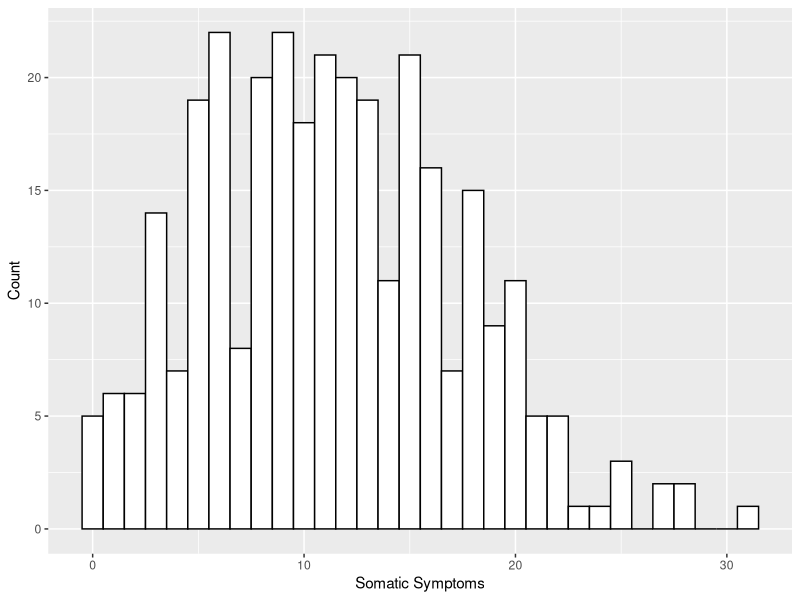
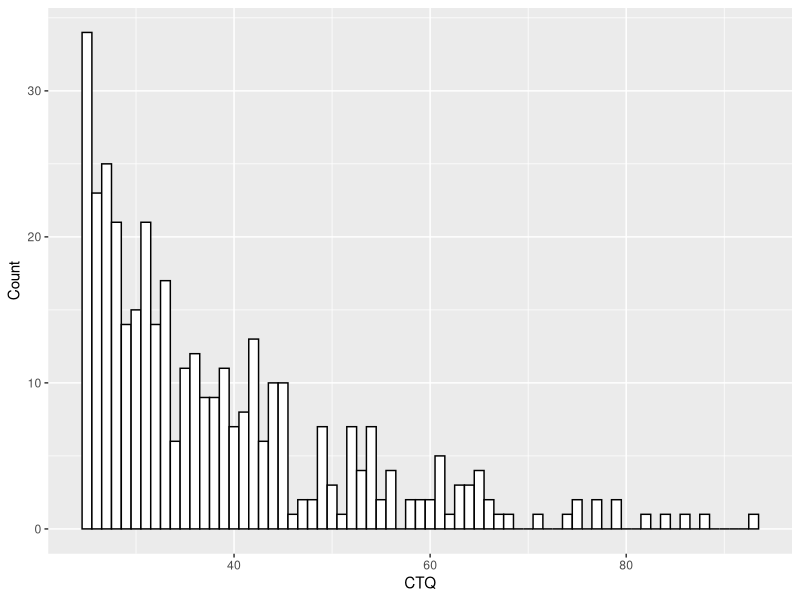
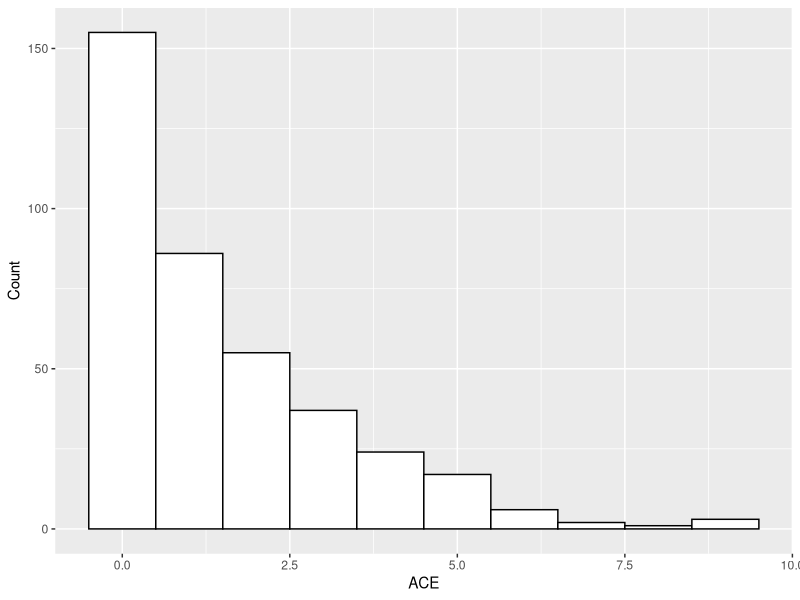
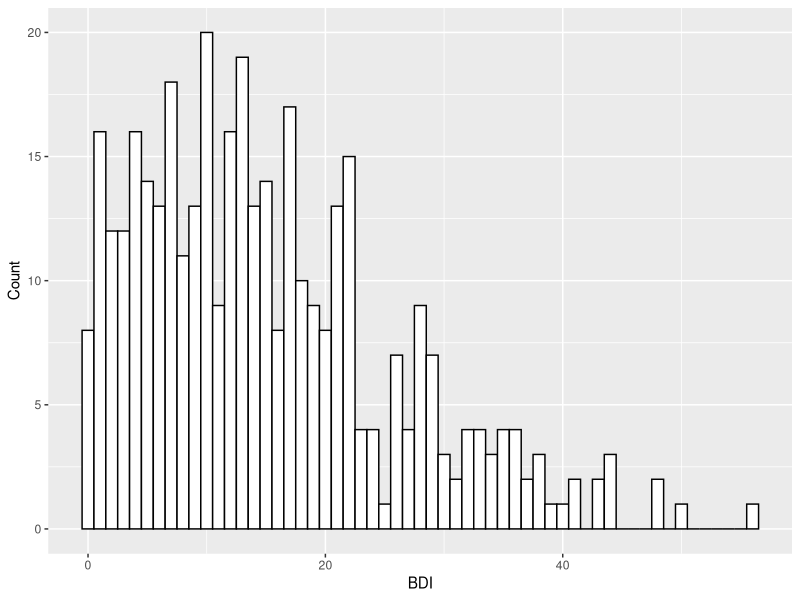
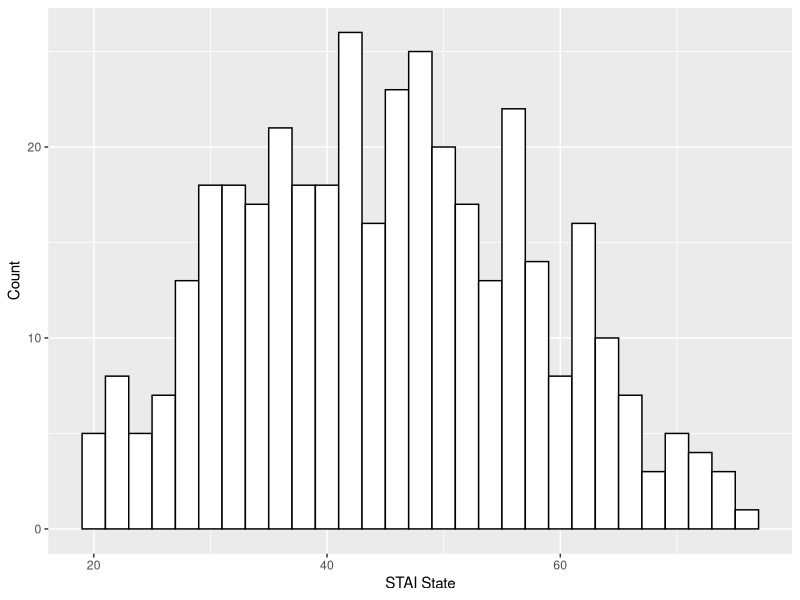
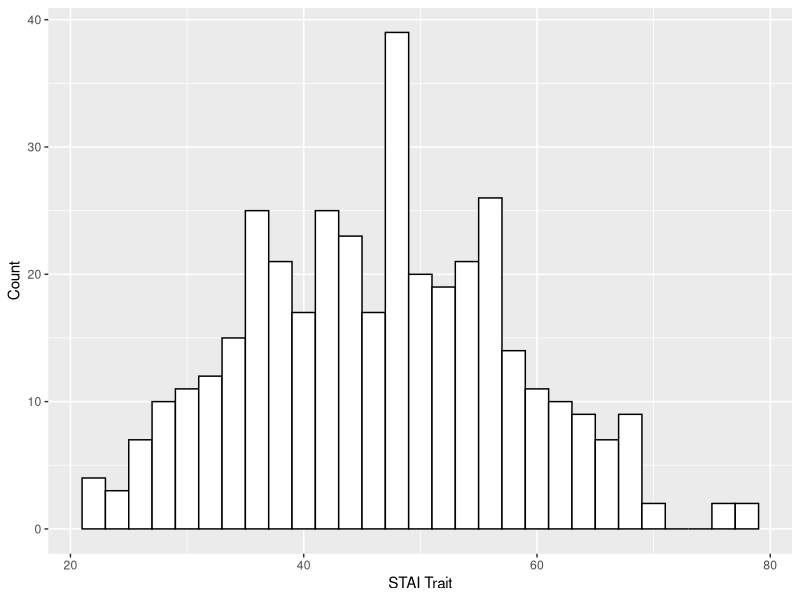
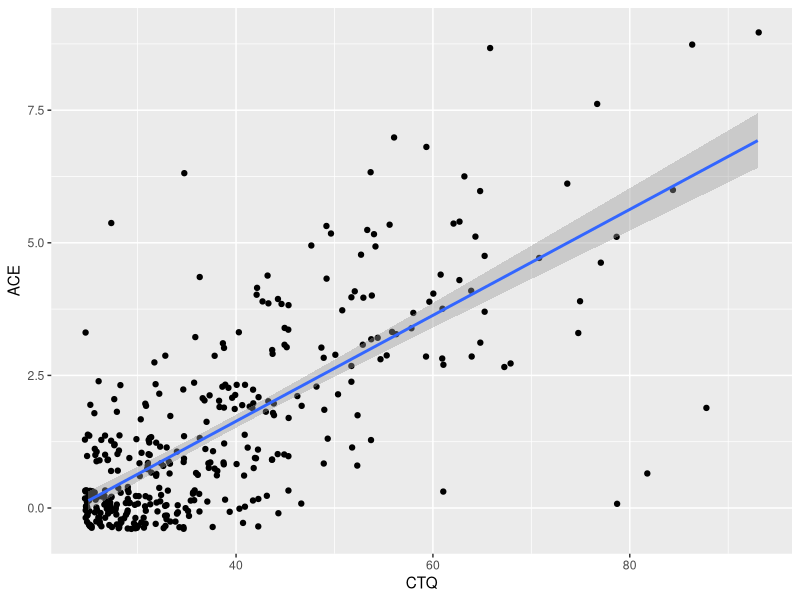
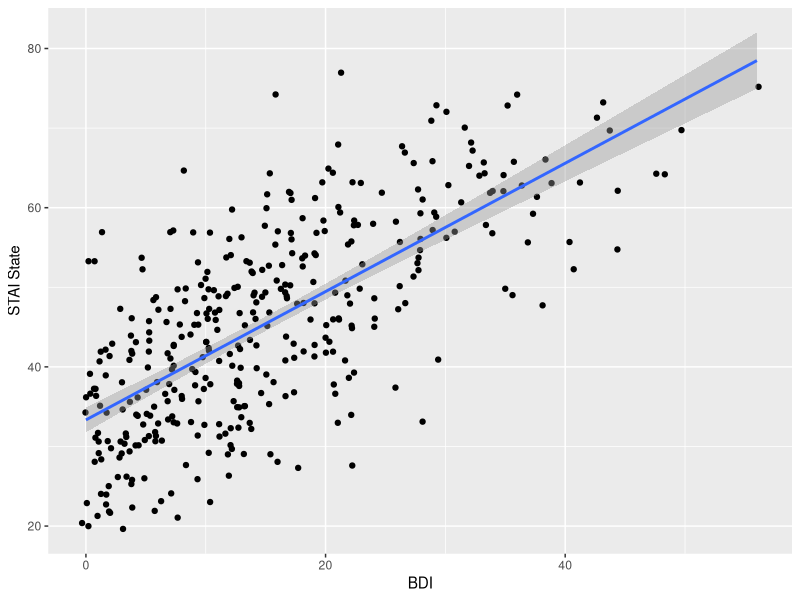

Reproduce these figures in R, in order.
## ---- chunk 1

# This installs each package (only need to do this once).
# install.packages('tidyverse')
# install.packages('psych')
# install.packages('knitr')

# This loads each package (need to do this every time you restart R).
 library(tidyverse)
 library(psych)
 library(knitr)
## ---- chunk 2

# This reads in from your working directory - if using R-Markdown will be the root folder
data_raw <- read.csv("data_raw.csv")

# Save the working data separately for wrangling
data <- data_raw

# Create a new scored data frame with just the participant ID's for now
data_scored <- as.data.frame(data$participant)

# Rename the participant variable
colnames(data_scored) <- "participant"
## ---- chunk 3
# Create a function for checking if a subset of the data is more than seventy percent complete
more_than_seventy_percent_complete <- function(x) {
  ifelse(rowMeans(is.na(x)) < 0.3, TRUE, FALSE)
}

# Create a function for imputing means for 70% or more complete
mean_imputation <- function(data) {
  data_copy <- data
  data_means <- data_copy %>% rowMeans(na.rm=T)
  data_complete <- more_than_seventy_percent_complete(data_copy)
  for (rowNum in 1:nrow(data_copy)){
  if(data_complete[rowNum]){
  for (columnNum in 1:ncol(data_copy)){
        data_copy[rowNum, columnNum] = ifelse(is.na(data_copy[rowNum, columnNum]), data_means[rowNum], data_copy[rowNum, columnNum])}}}
  return(data_copy)
}
## ---- chunk 4
# Subset the ss variables
ss <- data %>%
  dplyr::select(contains('somatic_symptoms'))

# Add the variables to create a sum variable
ss_score <- round(rowSums(ss), digits = 0)

# Bind the sum score with the other scored data
data_scored <- cbind(data_scored, ss = ss_score)
## ---- chunk 5
# Summarize the ss score
descriptives <- as.data.frame(describe(data_scored$ss))
descriptives <- descriptives %>% dplyr::select("N" = n, "Mean" = mean, "SD" = sd, "Median" = median, "Min" = min, "Max" =max, "Range" = range, "Skew" = skew, "Kurtosis" = kurtosis)
descriptives <- round(descriptives, 2)
rownames(descriptives)[rownames(descriptives) == 'X1'] <- 'SS'
kable(descriptives)

# View the histogram for this variable
ggplot(data_scored, aes(x=ss)) + 
  geom_histogram(color = "black", fill = "white", binwidth = 1) +
  labs(x = "Somatic Symptoms", y = "Count")
## ---- chunk 6
# Subset the ctq variables
ctq <- data %>%
  dplyr::select(contains('ctq'))

# Recode scale to 1-5
ctq <- ctq %>% 
     mutate_all(funs(recode(., `0` = 1, `1` = 2, `2` = 3, `3` = 4, `4` = 5)))

# Reverse score items
ctq$ctq_2 <- recode(ctq$ctq_2, `1` = 5, `2` = 4, `3` = 3, `4` = 2, `5` = 1)
ctq$ctq_5 <- recode(ctq$ctq_5, `1` = 5, `2` = 4, `3` = 3, `4` = 2, `5` = 1)
ctq$ctq_7 <- recode(ctq$ctq_7, `1` = 5, `2` = 4, `3` = 3, `4` = 2, `5` = 1)
ctq$ctq_13 <- recode(ctq$ctq_13, `1` = 5, `2` = 4, `3` = 3, `4` = 2, `5` = 1)
ctq$ctq_19 <- recode(ctq$ctq_19, `1` = 5, `2` = 4, `3` = 3, `4` = 2, `5` = 1)
ctq$ctq_26 <- recode(ctq$ctq_26, `1` = 5, `2` = 4, `3` = 3, `4` = 2, `5` = 1)
ctq$ctq_28 <- recode(ctq$ctq_28, `1` = 5, `2` = 4, `3` = 3, `4` = 2, `5` = 1)

# Reverse score the minimization / denial subset
ctq$ctq_10 <- recode(ctq$ctq_10, `1` = 5, `2` = 4, `3` = 3, `4` = 2, `5` = 1)
ctq$ctq_16 <- recode(ctq$ctq_16, `1` = 5, `2` = 4, `3` = 3, `4` = 2, `5` = 1)
ctq$ctq_22 <- recode(ctq$ctq_22, `1` = 5, `2` = 4, `3` = 3, `4` = 2, `5` = 1)

# Remove the minimization / denial subset from dataset
ctq <- ctq %>% dplyr::select(-ctq_10, -ctq_16, -ctq_22)

# Add the variables to create a sum variable
ctq_score <- round(rowSums(ctq), digits = 0)

# Bind the sum score with the other scored data
data_scored <- cbind(data_scored, ctq = ctq_score)
## ---- chunk 7
# Summarize the ctq 
descriptives <- as.data.frame(describe(data_scored$ctq))
descriptives <- descriptives %>% dplyr::select("N" = n, "Mean" = mean, "SD" = sd, "Median" = median, "Min" = min, "Max" =max, "Range" = range, "Skew" = skew, "Kurtosis" = kurtosis)
descriptives <- round(descriptives, 2)
rownames(descriptives)[rownames(descriptives) == 'X1'] <- 'CTQ'
kable(descriptives)

# View the histogram for this variable
ggplot(data_scored, aes(x=ctq)) + 
  geom_histogram(color = "black", fill = "white", binwidth = 1) +
  labs(x = "CTQ", y = "Count")
## ---- chunk 8
# Subset the ace variables
ace <- data %>%
  dplyr::select(contains('ace'))

# Add the variables to create a sum variable
ace_score <- rowSums(ace, na.rm = F)

# Bind the sum score with the other scored data
data_scored <- cbind(data_scored, ace = ace_score)
## ---- chunk 9
# Summarize the ace 
descriptives <- as.data.frame(describe(data_scored$ace))
descriptives <- descriptives %>% dplyr::select("N" = n, "Mean" = mean, "SD" = sd, "Median" = median, "Min" = min, "Max" =max, "Range" = range, "Skew" = skew, "Kurtosis" = kurtosis)
descriptives <- round(descriptives, 2)
rownames(descriptives)[rownames(descriptives) == 'X1'] <- 'CTQ'
kable(descriptives)

# View the histogram for this variable
ggplot(data_scored, aes(x=ace)) + 
  geom_histogram(color = "black", fill = "white", binwidth = 1) +
  labs(x = "ACE", y = "Count")
## ---- chunk 10
# Subset the bdi variables
bdi <- data %>%
  dplyr::select(contains('bdi'))

# Fix the incorrectly coded responses for the question 2
bdi$bdi_ii_2 <- recode(bdi$bdi_ii_2, `1` = 1, `2` = 2, `3` = 3, `5` = 4)

# Recode sleeping changes question
bdi$bdi_ii_16 <- recode(bdi$bdi_ii_16, `1` = 1, `2` = 2, `3` = 2, `4` = 3, `5` = 3, `6` = 4, `7` = 4)

# Recode appetite changes question
bdi$bdi_ii_18 <- recode(bdi$bdi_ii_18, `1` = 1, `2` = 2, `3` = 2, `4` = 3, `5` = 3, `6` = 4, `7` = 4)

# Recode variables with correct numeration
bdi <- bdi %>% 
     mutate_all(funs(recode(., `1` = 0, `2` = 1, `3` = 2, `4` = 3)))

# Mean impute
bdi<- mean_imputation(bdi)

# Create a vector of means 
bdi_means <- bdi %>% rowMeans(na.rm=F)

# Add a variable for bdi_ii_1 (suicide question which was omitted)
bdi$bdi_ii_1 <- bdi_means

# Add the variables to create a sum variable
bdi_score <- round(rowSums(bdi, na.rm = F), digits = 0)

# Bind the sum score with the other scored data
data_scored <- cbind(data_scored, bdi = bdi_score)
## ---- chunk 11
# Summarize 
descriptives <- as.data.frame(describe(data_scored$bdi))
descriptives <- descriptives %>% dplyr::select("N" = n, "Mean" = mean, "SD" = sd, "Median" = median, "Min" = min, "Max" =max, "Range" = range, "Skew" = skew, "Kurtosis" = kurtosis)
descriptives <- round(descriptives, 2)
rownames(descriptives)[rownames(descriptives) == 'X1'] <- 'BDI'
kable(descriptives)

# View the histogram for this variable
ggplot(data_scored, aes(x=bdi)) + 
  geom_histogram(color = "black", fill = "white", binwidth = 1) +
  labs(x = "BDI", y = "Count")
## ---- chunk 12
# Subset the variables
stai <- data %>%
  dplyr::select(contains('stai'))

# Recode scale to 1-4
stai <- stai %>% 
     mutate_all(funs(recode(., `0` = 1, `1` = 2, `2` = 3, `3` = 4)))

# Reverse score items
stai$stai_1 <- recode(stai$stai_1, `1` = 4, `2` = 3, `3` = 2, `4` = 1)
stai$stai_2 <- recode(stai$stai_2, `1` = 4, `2` = 3, `3` = 2, `4` = 1)
stai$stai_5 <- recode(stai$stai_5, `1` = 4, `2` = 3, `3` = 2, `4` = 1)
stai$stai_8 <- recode(stai$stai_8, `1` = 4, `2` = 3, `3` = 2, `4` = 1)
stai$stai_10 <- recode(stai$stai_10, `1` = 4, `2` = 3, `3` = 2, `4` = 1)
stai$stai_11 <- recode(stai$stai_11, `1` = 4, `2` = 3, `3` = 2, `4` = 1)
stai$stai_15 <- recode(stai$stai_15, `1` = 4, `2` = 3, `3` = 2, `4` = 1)
stai$stai_16 <- recode(stai$stai_16, `1` = 4, `2` = 3, `3` = 2, `4` = 1)
stai$stai_19 <- recode(stai$stai_19, `1` = 4, `2` = 3, `3` = 2, `4` = 1)
stai$stai_20 <- recode(stai$stai_20, `1` = 4, `2` = 3, `3` = 2, `4` = 1)
stai$stai_21 <- recode(stai$stai_21, `1` = 4, `2` = 3, `3` = 2, `4` = 1)
stai$stai_23 <- recode(stai$stai_23, `1` = 4, `2` = 3, `3` = 2, `4` = 1)
stai$stai_26 <- recode(stai$stai_26, `1` = 4, `2` = 3, `3` = 2, `4` = 1)
stai$stai_27 <- recode(stai$stai_27, `1` = 4, `2` = 3, `3` = 2, `4` = 1)
stai$stai_30 <- recode(stai$stai_30, `1` = 4, `2` = 3, `3` = 2, `4` = 1)
stai$stai_33 <- recode(stai$stai_33, `1` = 4, `2` = 3, `3` = 2, `4` = 1)
stai$stai_34 <- recode(stai$stai_34, `1` = 4, `2` = 3, `3` = 2, `4` = 1)
stai$stai_36 <- recode(stai$stai_36, `1` = 4, `2` = 3, `3` = 2, `4` = 1)
stai$stai_39 <- recode(stai$stai_39, `1` = 4, `2` = 3, `3` = 2, `4` = 1)

# Subset the first 20 columns as state
stai_state <- stai[,1:20]

# Subset the second 20 columns as trait
stai_trait <- stai[,21:40]

# Mean impute
stai_state <- mean_imputation(stai_state)
stai_trait <- mean_imputation(stai_trait)

# Add the variables to create a sum variable
stai_state_score <- round(rowSums(stai_state), digits = 0)
stai_trait_score <- round(rowSums(stai_trait), digits = 0)

# Bind the sum score with the other scored data
data_scored <- cbind(data_scored, stai_state = stai_state_score, stai_trait = stai_trait_score)
## ---- chunk 13
# Summarize state
descriptives <- as.data.frame(describe(data_scored$stai_state))
descriptives <- descriptives %>% dplyr::select("N" = n, "Mean" = mean, "SD" = sd, "Median" = median, "Min" = min, "Max" =max, "Range" = range, "Skew" = skew, "Kurtosis" = kurtosis)
descriptives <- round(descriptives, 2)
rownames(descriptives)[rownames(descriptives) == 'X1'] <- 'STAI State'
kable(descriptives)

# View the histogram for this variable
ggplot(data_scored, aes(x=stai_state)) + 
  geom_histogram(color = "black", fill = "white", binwidth = 2) +
  labs(x = "STAI State", y = "Count")

# Summarize trait
descriptives <- as.data.frame(describe(data_scored$stai_trait))
descriptives <- descriptives %>% dplyr::select("N" = n, "Mean" = mean, "SD" = sd, "Median" = median, "Min" = min, "Max" =max, "Range" = range, "Skew" = skew, "Kurtosis" = kurtosis)
descriptives <- round(descriptives, 2)
rownames(descriptives)[rownames(descriptives) == 'X1'] <- 'STAI Trait'
kable(descriptives)

# View the histogram for this variable
ggplot(data_scored, aes(x=stai_trait)) + 
  geom_histogram(color = "black", fill = "white", binwidth = 2) +
  labs(x = "STAI Trait", y = "Count")
## ---- chunk 14
# Subset participant variables
participant <- data %>%
  dplyr::select(contains('participant')) %>%
  dplyr::select(-(participant))

# Factor and label variables
participant$participant_age <- as.numeric(as.character(participant$participant_age, digits = 2))

participant$participant_sex <- factor(participant$participant_sex,
                                 levels = c(1, 2, 3),
                                 labels = c("Male", "Female", "Other"))

participant$participant_sex_other <- as.character(participant$participant_sex_other)

participant$participant_gender <- factor(participant$participant_gender,
                                 levels = c(1, 2, 3, 4),
                                 labels = c("Man", "Woman", "Nonbinary", "Other"))

participant$participant_gender_other <- as.character(participant$participant_gender_other)

# Rename and label ethnicity
participant$participant_ethnicity_caucasian <- participant$participant_ethnicity___1
participant$participant_ethnicity[participant$participant_ethnicity_caucasian == 1 ] <- "Caucasian"

participant$participant_ethnicity_latinx <- participant$participant_ethnicity___2
participant$participant_ethnicity[participant$participant_ethnicity_latinx == 1 ] <- "Latinx/Hispanic"

participant$participant_ethnicity_middle_eastern <- participant$participant_ethnicity___3
participant$participant_ethnicity[participant$participant_ethnicity_middle_eastern == 1 ] <- "Middle Eastern"

participant$participant_ethnicity_african <- participant$participant_ethnicity___4
participant$participant_ethnicity[participant$participant_ethnicity_african == 1 ] <- "African"

participant$participant_ethnicity_carribean <- participant$participant_ethnicity___5
participant$participant_ethnicity[participant$participant_ethnicity_caribbean == 1 ] <- "Caribbean"

participant$participant_ethnicity_south_asian <- participant$participant_ethnicity___6
participant$participant_ethnicity[participant$participant_ethnicity_south_asian == 1 ] <- "South Asian"

participant$participant_ethnicity_east_asian <- participant$participant_ethnicity___7
participant$participant_ethnicity[participant$participant_ethnicity_east_asian == 1 ] <- "East Asian"

participant$participant_ethnicity_other <- participant$participant_ethnicity___8
participant$participant_ethnicity[participant$participant_ethnicity_other == 1 ] <- "Other"

# Factor multi ethnicities
participant$participant_ethnicity_multi <- {
  ifelse((participant$participant_ethnicity_caucasian + participant$participant_ethnicity_latinx + participant$participant_ethnicity_middle_eastern + participant$participant_ethnicity_african + participant$participant_ethnicity_carribean + participant$participant_ethnicity_south_asian + participant$participant_ethnicity_south_asian + participant$participant_ethnicity_east_asian + participant$participant_ethnicity_other) > 1, 1, 0)}

# Select only the scored variables
participant <- participant %>% select(participant_age, participant_sex, participant_sex_other, participant_gender, participant_gender_other, participant_ethnicity, participant_ethnicity_multi)

# Create a scored dataset with the participant variables
data_scored <- cbind(data_scored, participant)
## ---- chunk 15

# Summarize the numeric variables
descriptives <- participant %>% dplyr::select("Participant Age" = participant_age)
descriptives <- as.data.frame(describe(descriptives))
descriptives <- descriptives %>% dplyr::select("N" = n, "Mean" = mean, "SD" = sd, "Median" = median, "Min" = min, "Max" =max, "Range" = range)
rownames(descriptives)[rownames(descriptives) == 'X1'] <- 'Participant Age'
descriptives <- round(descriptives, 2)

# Count the nominal variables
descriptives_sex <- participant %>%
  group_by(Sex = participant_sex) %>%
  count() %>%
  rename("N" = n)

descriptives_gender <- participant %>%
  group_by(Gender = participant_gender) %>%
  count() %>%
  rename("N" = n)

descriptives_ethnicity <- participant %>%
  group_by(Ethnicity = participant_ethnicity) %>%
  count() %>%
  rename("N" = n)

kable(descriptives)
kable(descriptives_sex)
kable(descriptives_gender)
kable(descriptives_ethnicity)
## ---- chunk 16
# View a scatterplot of the ctq and the ace - two different measures of early life stress
ggplot(data_scored, aes(x=ctq, y=ace)) + 
  geom_point(position = "jitter") +
  labs(x = "CTQ", y = "ACE") +
  geom_smooth(method = lm)

# Check the correlation between the ctq and the ace
cor.test(data_scored$ctq, data_scored$ace)
## ---- chunk 17
# View a scatterplot of the stai_state and bdi scores - a measure of depression and anxiety
ggplot(data_scored, aes(x=bdi, y=stai_state)) + 
  geom_point(position = "jitter") +
  labs(x = "BDI", y = "STAI State") +
  geom_smooth(method = lm)

# Check the correlation between the bdi and the stai
cor.test(data_scored$bdi, data_scored$stai_state)
## ---- chunk 18
# Export the scored data to the root folder
write_csv(data_scored, "data_scored.csv")
